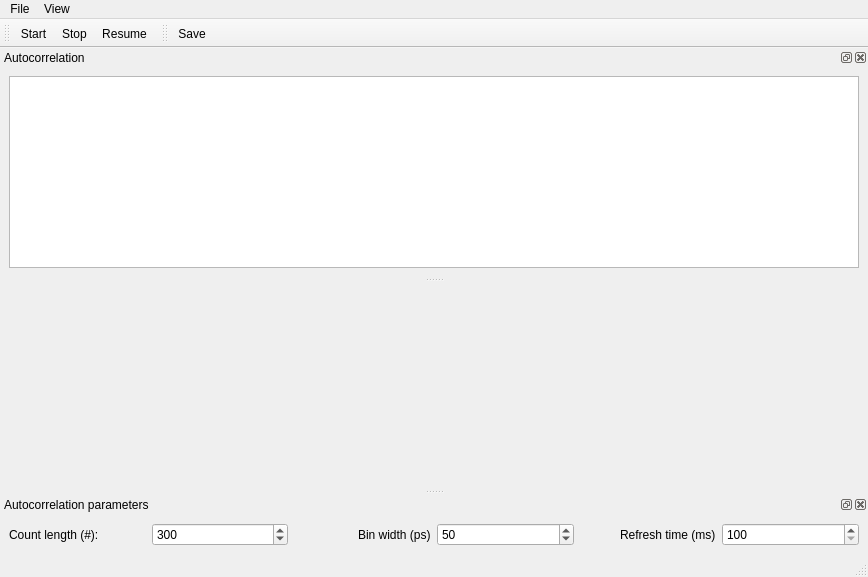
<?xml version="1.0" encoding="UTF-8"?>
<ui version="4.0">
 <class>MainWindow</class>
 <widget class="QMainWindow" name="MainWindow">
  <property name="geometry">
   <rect>
    <x>0</x>
    <y>0</y>
    <width>868</width>
    <height>577</height>
   </rect>
  </property>
  <property name="windowTitle">
   <string>qudi-hira: Autocorrelation</string>
  </property>
  <widget class="QWidget" name="centralwidget"/>
  <widget class="QStatusBar" name="statusbar"/>
  <widget class="QDockWidget" name="counter_trace_DockWidget">
   <property name="sizePolicy">
    <sizepolicy hsizetype="Maximum" vsizetype="Maximum">
     <horstretch>1</horstretch>
     <verstretch>0</verstretch>
    </sizepolicy>
   </property>
   <property name="windowTitle">
    <string>Autocorrelation</string>
   </property>
   <attribute name="dockWidgetArea">
    <number>4</number>
   </attribute>
   <widget class="QWidget" name="dockWidgetContents">
    <layout class="QVBoxLayout" name="verticalLayout">
     <item>
      <widget class="PlotWidget" name="autocorrelation_trace_PlotWidget"/>
     </item>
    </layout>
   </widget>
  </widget>
  <widget class="QDockWidget" name="autocorrelation_parameters_DockWidget">
   <property name="sizePolicy">
    <sizepolicy hsizetype="Maximum" vsizetype="Minimum">
     <horstretch>0</horstretch>
     <verstretch>0</verstretch>
    </sizepolicy>
   </property>
   <property name="minimumSize">
    <size>
     <width>200</width>
     <height>10</height>
    </size>
   </property>
   <property name="maximumSize">
    <size>
     <width>524287</width>
     <height>100</height>
    </size>
   </property>
   <property name="whatsThis">
    <string>&lt;html&gt;&lt;head/&gt;&lt;body&gt;&lt;p&gt;&lt;br/&gt;&lt;/p&gt;&lt;/body&gt;&lt;/html&gt;</string>
   </property>
   <property name="windowTitle">
    <string>Autocorrelation parameters</string>
   </property>
   <attribute name="dockWidgetArea">
    <number>8</number>
   </attribute>
   <widget class="QWidget" name="dockWidgetContents_2">
    <layout class="QHBoxLayout" name="horizontalLayout">
     <item>
      <widget class="QLabel" name="label">
       <property name="text">
        <string>Count length (#):</string>
       </property>
      </widget>
     </item>
     <item>
      <widget class="QSpinBox" name="count_length_SpinBox">
       <property name="minimum">
        <number>1</number>
       </property>
       <property name="maximum">
        <number>1000000</number>
       </property>
       <property name="singleStep">
        <number>10</number>
       </property>
       <property name="value">
        <number>300</number>
       </property>
      </widget>
     </item>
     <item alignment="Qt::AlignRight">
      <widget class="QLabel" name="label_2">
       <property name="text">
        <string>Bin width (ps)</string>
       </property>
      </widget>
     </item>
     <item>
      <widget class="QSpinBox" name="count_binwidth_SpinBox">
       <property name="minimum">
        <number>1</number>
       </property>
       <property name="maximum">
        <number>1000000</number>
       </property>
       <property name="singleStep">
        <number>10</number>
       </property>
       <property name="value">
        <number>50</number>
       </property>
      </widget>
     </item>
     <item alignment="Qt::AlignRight">
      <widget class="QLabel" name="label_3">
       <property name="text">
        <string>Refresh time (ms)</string>
       </property>
      </widget>
     </item>
     <item>
      <widget class="QSpinBox" name="count_refreshtime_SpinBox">
       <property name="minimum">
        <number>100</number>
       </property>
       <property name="maximum">
        <number>100000</number>
       </property>
      </widget>
     </item>
    </layout>
   </widget>
  </widget>
  <widget class="QToolBar" name="counting_control_ToolBar">
   <property name="windowTitle">
    <string>Counting Controls</string>
   </property>
   <property name="toolButtonStyle">
    <enum>Qt::ToolButtonTextUnderIcon</enum>
   </property>
   <attribute name="toolBarArea">
    <enum>TopToolBarArea</enum>
   </attribute>
   <attribute name="toolBarBreak">
    <bool>false</bool>
   </attribute>
   <addaction name="start_counter_Action"/>
   <addaction name="stop_counter_Action"/>
   <addaction name="resume_counter_Action"/>
  </widget>
  <widget class="QMenuBar" name="menubar">
   <property name="geometry">
    <rect>
     <x>0</x>
     <y>0</y>
     <width>868</width>
     <height>21</height>
    </rect>
   </property>
   <widget class="QMenu" name="menuFile">
    <property name="title">
     <string>File</string>
    </property>
    <addaction name="action_Save"/>
    <addaction name="actionClose"/>
   </widget>
   <widget class="QMenu" name="menuView">
    <property name="title">
     <string>View</string>
    </property>
    <addaction name="restore_default_view_Action_2"/>
   </widget>
   <addaction name="menuFile"/>
   <addaction name="menuView"/>
  </widget>
  <widget class="QToolBar" name="save_ToolBar">
   <property name="windowTitle">
    <string>toolBar</string>
   </property>
   <attribute name="toolBarArea">
    <enum>TopToolBarArea</enum>
   </attribute>
   <attribute name="toolBarBreak">
    <bool>false</bool>
   </attribute>
   <addaction name="action_Save"/>
  </widget>
  <action name="start_counter_Action">
   <property name="checkable">
    <bool>true</bool>
   </property>
   <property name="icon">
    <iconset>
     <normaloff>../../artwork/icons/qudiTheme/22x22/start-counter.png</normaloff>../../artwork/icons/qudiTheme/22x22/start-counter.png</iconset>
   </property>
   <property name="text">
    <string>Start</string>
   </property>
   <property name="toolTip">
    <string>Start the counter</string>
   </property>
  </action>
  <action name="action">
   <property name="checkable">
    <bool>true</bool>
   </property>
   <property name="icon">
    <iconset>
     <normaloff>../../artwork/icons/qudiTheme/22x22/record-counter.png</normaloff>../../artwork/icons/qudiTheme/22x22/record-counter.png</iconset>
   </property>
   <property name="text">
    <string>Record counts</string>
   </property>
   <property name="toolTip">
    <string>Save count trace to file</string>
   </property>
  </action>
  <action name="slow_counter_view_Action">
   <property name="checkable">
    <bool>true</bool>
   </property>
   <property name="text">
    <string>&amp;Slow counter</string>
   </property>
   <property name="toolTip">
    <string>Show the Slow counter</string>
   </property>
  </action>
  <action name="slow_counter_parameters_view_Action">
   <property name="checkable">
    <bool>true</bool>
   </property>
   <property name="text">
    <string>Slow &amp;counter parameters</string>
   </property>
   <property name="toolTip">
    <string>Show Slow counter parameters</string>
   </property>
  </action>
  <action name="restore_default_view_Action">
   <property name="text">
    <string>&amp;Restore default</string>
   </property>
  </action>
  <action name="counting_controls_view_Action">
   <property name="checkable">
    <bool>true</bool>
   </property>
   <property name="text">
    <string>&amp;Counting controls</string>
   </property>
  </action>
  <action name="actionClose">
   <property name="icon">
    <iconset>
     <normaloff>../../artwork/icons/oxygen/22x22/application-exit.png</normaloff>../../artwork/icons/oxygen/22x22/application-exit.png</iconset>
   </property>
   <property name="text">
    <string>Close</string>
   </property>
  </action>
  <action name="restore_default_view_Action_2">
   <property name="text">
    <string>Restore Default</string>
   </property>
  </action>
  <action name="resume_counter_Action">
   <property name="icon">
    <iconset>
     <normaloff>../../artwork/icons/qudiTheme/22x22/scan-xy-resume.png</normaloff>../../artwork/icons/qudiTheme/22x22/scan-xy-resume.png</iconset>
   </property>
   <property name="text">
    <string>Resume</string>
   </property>
   <property name="toolTip">
    <string>&lt;html&gt;&lt;head/&gt;&lt;body&gt;&lt;p&gt;Resumes Autocorrelation&lt;/p&gt;&lt;/body&gt;&lt;/html&gt;</string>
   </property>
  </action>
  <action name="stop_counter_Action">
   <property name="icon">
    <iconset>
     <normaloff>../../artwork/icons/qudiTheme/22x22/stop-counter.png</normaloff>../../artwork/icons/qudiTheme/22x22/stop-counter.png</iconset>
   </property>
   <property name="text">
    <string>Stop</string>
   </property>
   <property name="toolTip">
    <string>&lt;html&gt;&lt;head/&gt;&lt;body&gt;&lt;p&gt;stops the measurement&lt;/p&gt;&lt;/body&gt;&lt;/html&gt;</string>
   </property>
  </action>
  <action name="action_Save">
   <property name="icon">
    <iconset>
     <normaloff>../../artwork/icons/oxygen/22x22/document-save.png</normaloff>../../artwork/icons/oxygen/22x22/document-save.png</iconset>
   </property>
   <property name="text">
    <string>&amp;Save</string>
   </property>
   <property name="toolTip">
    <string>Save autocorrelation data</string>
   </property>
  </action>
 </widget>
 <customwidgets>
  <customwidget>
   <class>PlotWidget</class>
   <extends>QGraphicsView</extends>
   <header>pyqtgraph</header>
  </customwidget>
 </customwidgets>
 <resources/>
 <connections>
  <connection>
   <sender>slow_counter_view_Action</sender>
   <signal>triggered(bool)</signal>
   <receiver>counter_trace_DockWidget</receiver>
   <slot>setVisible(bool)</slot>
   <hints>
    <hint type="sourcelabel">
     <x>-1</x>
     <y>-1</y>
    </hint>
    <hint type="destinationlabel">
     <x>399</x>
     <y>136</y>
    </hint>
   </hints>
  </connection>
  <connection>
   <sender>counter_trace_DockWidget</sender>
   <signal>visibilityChanged(bool)</signal>
   <receiver>slow_counter_view_Action</receiver>
   <slot>setChecked(bool)</slot>
   <hints>
    <hint type="sourcelabel">
     <x>399</x>
     <y>136</y>
    </hint>
    <hint type="destinationlabel">
     <x>-1</x>
     <y>-1</y>
    </hint>
   </hints>
  </connection>
  <connection>
   <sender>slow_counter_parameters_view_Action</sender>
   <signal>triggered(bool)</signal>
   <receiver>autocorrelation_parameters_DockWidget</receiver>
   <slot>setVisible(bool)</slot>
   <hints>
    <hint type="sourcelabel">
     <x>-1</x>
     <y>-1</y>
    </hint>
    <hint type="destinationlabel">
     <x>399</x>
     <y>531</y>
    </hint>
   </hints>
  </connection>
  <connection>
   <sender>autocorrelation_parameters_DockWidget</sender>
   <signal>visibilityChanged(bool)</signal>
   <receiver>slow_counter_parameters_view_Action</receiver>
   <slot>setChecked(bool)</slot>
   <hints>
    <hint type="sourcelabel">
     <x>399</x>
     <y>531</y>
    </hint>
    <hint type="destinationlabel">
     <x>-1</x>
     <y>-1</y>
    </hint>
   </hints>
  </connection>
  <connection>
   <sender>counting_controls_view_Action</sender>
   <signal>triggered(bool)</signal>
   <receiver>counting_control_ToolBar</receiver>
   <slot>setVisible(bool)</slot>
   <hints>
    <hint type="sourcelabel">
     <x>-1</x>
     <y>-1</y>
    </hint>
    <hint type="destinationlabel">
     <x>399</x>
     <y>41</y>
    </hint>
   </hints>
  </connection>
  <connection>
   <sender>counting_control_ToolBar</sender>
   <signal>visibilityChanged(bool)</signal>
   <receiver>counting_controls_view_Action</receiver>
   <slot>setChecked(bool)</slot>
   <hints>
    <hint type="sourcelabel">
     <x>399</x>
     <y>41</y>
    </hint>
    <hint type="destinationlabel">
     <x>-1</x>
     <y>-1</y>
    </hint>
   </hints>
  </connection>
  <connection>
   <sender>actionClose</sender>
   <signal>triggered()</signal>
   <receiver>MainWindow</receiver>
   <slot>close()</slot>
   <hints>
    <hint type="sourcelabel">
     <x>-1</x>
     <y>-1</y>
    </hint>
    <hint type="destinationlabel">
     <x>399</x>
     <y>299</y>
    </hint>
   </hints>
  </connection>
 </connections>
</ui>
